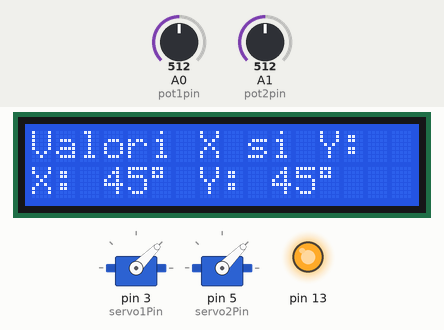
Recording of a sketch running on a simulated Arduino Uno, built with avr-gcc and run on an emulated ATmega328P. Shown: 2 × servo, 16×2 character LCD, output pins drawn as LEDs (lit = HIGH). The test bench sets the inputs (shaded band); at power-on: A0 (pot1pin) = 512, A1 (pot2pin) = 512.

Above: at 3.2 s.
3.3 s: A0 (pot1pin) set to 125
At 3.6 s:
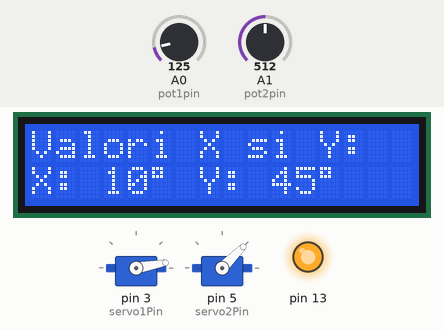
4.8 s: A0 (pot1pin) set to 101
At 5.9 s:
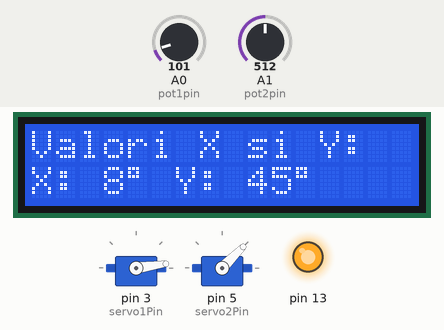
6.3 s: A1 (pot2pin) set to 121
At 7.0 s:
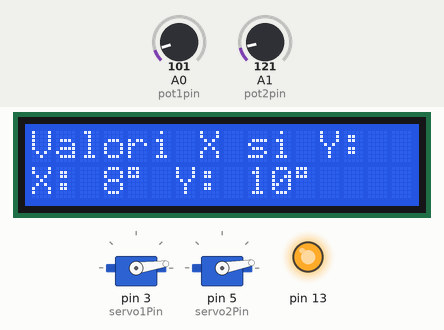
7.8 s: A1 (pot2pin) set to 103
At 8.1 s:
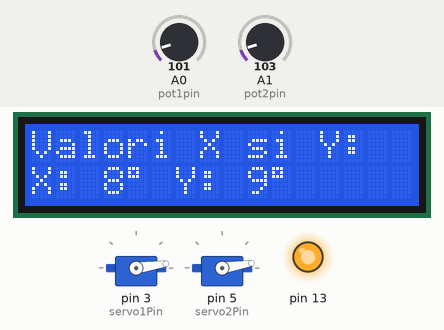
9.3 s: A1 (pot2pin) set to 306
At 10.5 s:
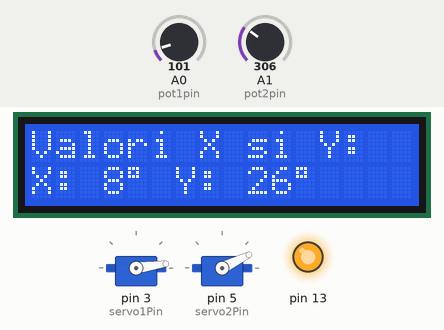
10.8 s: A0 (pot1pin) set to 306
At 11.7 s:
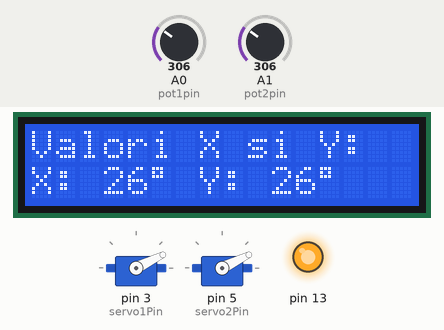
Timing chart, 0 to 13.3 s (numbered marks = the images above; inputs shaded):
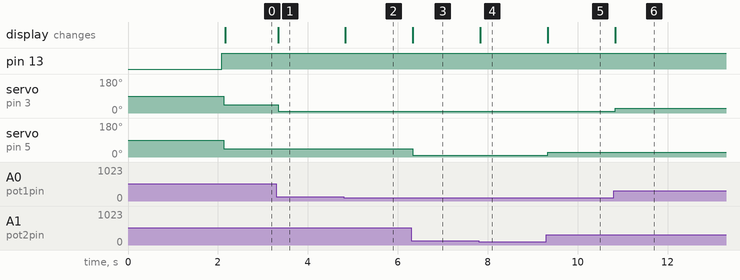

The sketch:

Tureta-Laser.ino
```cpp
#include <Servo.h>
#include <LiquidCrystal_I2C.h>

const uint8_t I2C_ADDRESS = 0x27;
const uint8_t LCD_CHAR = 16;
const uint8_t LCD_LINE = 2;
char *TITLE_ANGLE1 = "X: ";
char *TITLE_ANGLE2 = "Y: ";

LiquidCrystal_I2C lcd(I2C_ADDRESS, LCD_CHAR, LCD_LINE);


Servo myservo1;  // servo 1
Servo myservo2;  // servo 2

int pot1pin = A0;  // X
int pot2pin = A1;  // Y

unsigned int servo1Pin = 3; // servo 1 pin
unsigned int servo2Pin = 5; // servo 2 pin

unsigned int servo1AngleMin = 0; // servo 1 min angle
unsigned int servo1AngleMax = 90; // servo 1 max angle
unsigned int servo2AngleMin = 0; // servo 2 min angle
unsigned int servo2AngleMax = 90; // servo 2 max angle

unsigned int servo1Val = 0; // variable to read potentiometer 1
unsigned int servo2Val = 0; // variable to read potentiometer 2

unsigned int angle1 = 0; // current angle for servo 1
unsigned int angle2 = 0; // current angle for servo 2

void setup() {

  pinMode(13, OUTPUT);

  myservo1.attach(servo1Pin);  // attach servo 1 to its pin
  myservo2.attach(servo2Pin);  // attach servo 2 to its pin

  lcd.init();
  lcd.clear();
  lcd.backlight();
  lcd.print("Valori X si Y:");
  lcd.setCursor(0, 1);
  lcd.print("X: ");
  lcd.setCursor(8, 1);
  lcd.print("Y: ");
  delay(2000);

}

void loop() {

  digitalWrite(13, HIGH);
  servo1Val = analogRead(pot1pin); // read potentiometer 1 value
  servo2Val = analogRead(pot2pin); // read potentiometer 2 value
  sendServos(servo1Val, servo2Val); // send servo values

  //delay(20);
}

void sendServos(int value1, int value2) {
  unsigned int newAngle1 = map(value1, 0, 1023, servo1AngleMin, servo1AngleMax);
  unsigned int newAngle2 = map(value2, 0, 1023, servo2AngleMin, servo2AngleMax);

  if (angle1 != newAngle1) {
    myservo1.write(newAngle1);
    lcdDisplay(newAngle1, angle2); // display servo 1 angle
    angle1 = newAngle1;
    //delay(100);
  }

  if (angle2 != newAngle2) {
    myservo2.write(newAngle2);
    lcdDisplay(angle1, newAngle2); // display servo 2 angle
    angle2 = newAngle2;
    //delay(100);
  }
}

 void lcdDisplay(int angle1, int angle2) {
  clearCharacters();
  lcd.setCursor((unsigned)strlen(TITLE_ANGLE1), 1);
  lcd.print(angle1); // display angle 1
  lcd.print((char)223);


  lcd.setCursor((unsigned)strlen(TITLE_ANGLE1) + String(angle1).length() + 2, 1);
  lcd.print(TITLE_ANGLE2);
  lcd.print(angle2); // display angle 2
  lcd.print((char)223);

  //delay(100);
}

void clearCharacters() {
  for (int i = (unsigned)strlen(TITLE_ANGLE1)  - 1; i <= LCD_CHAR - 1; i++) {
    lcd.setCursor(i, 1);
    lcd.write(254);
  }
}
```

Measured:
- the behaviour switches between 114 and 113 on A0 (pot1pin) (found by bisection; images 1 and 2)
- the behaviour switches between 114 and 113 on A1 (pot2pin) (found by bisection; images 3 and 4)
- after the input at 3.3 s, servo on pin 3 (servo1Pin): 45° → 10° at once; the display: changes at once (image 1)
- after the input at 4.8 s, servo on pin 3 (servo1Pin): 10° → 8° at once; the display: changes at once (image 2)
- after the input at 6.3 s, servo on pin 5 (servo2Pin): 45° → 10° at once; the display: changes at once (image 3)
- after the input at 7.8 s, servo on pin 5 (servo2Pin): 10° → 9° at once; the display: changes at once (image 4)
- after the input at 9.3 s, servo on pin 5 (servo2Pin): 9° → 26° at once; the display: changes at once (image 5)
- after the input at 10.8 s, servo on pin 3 (servo1Pin): 8° → 26° at once; the display: changes at once (image 6)
